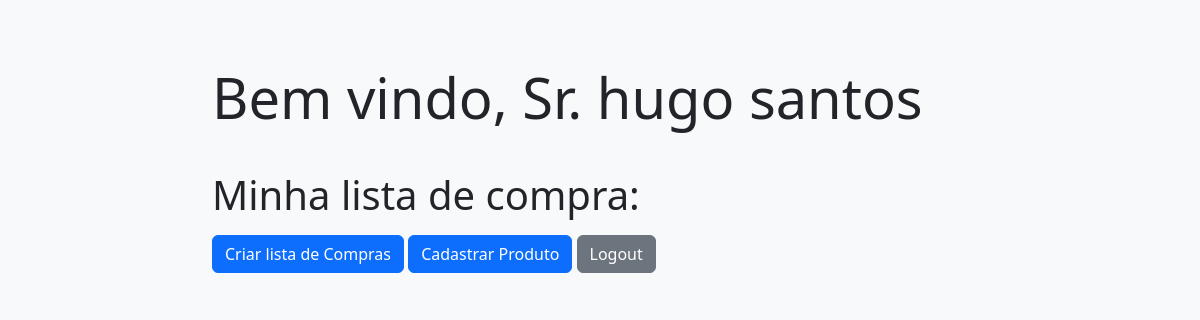
Before: /app_principal/dashboard/ (signed in) with the older database file.
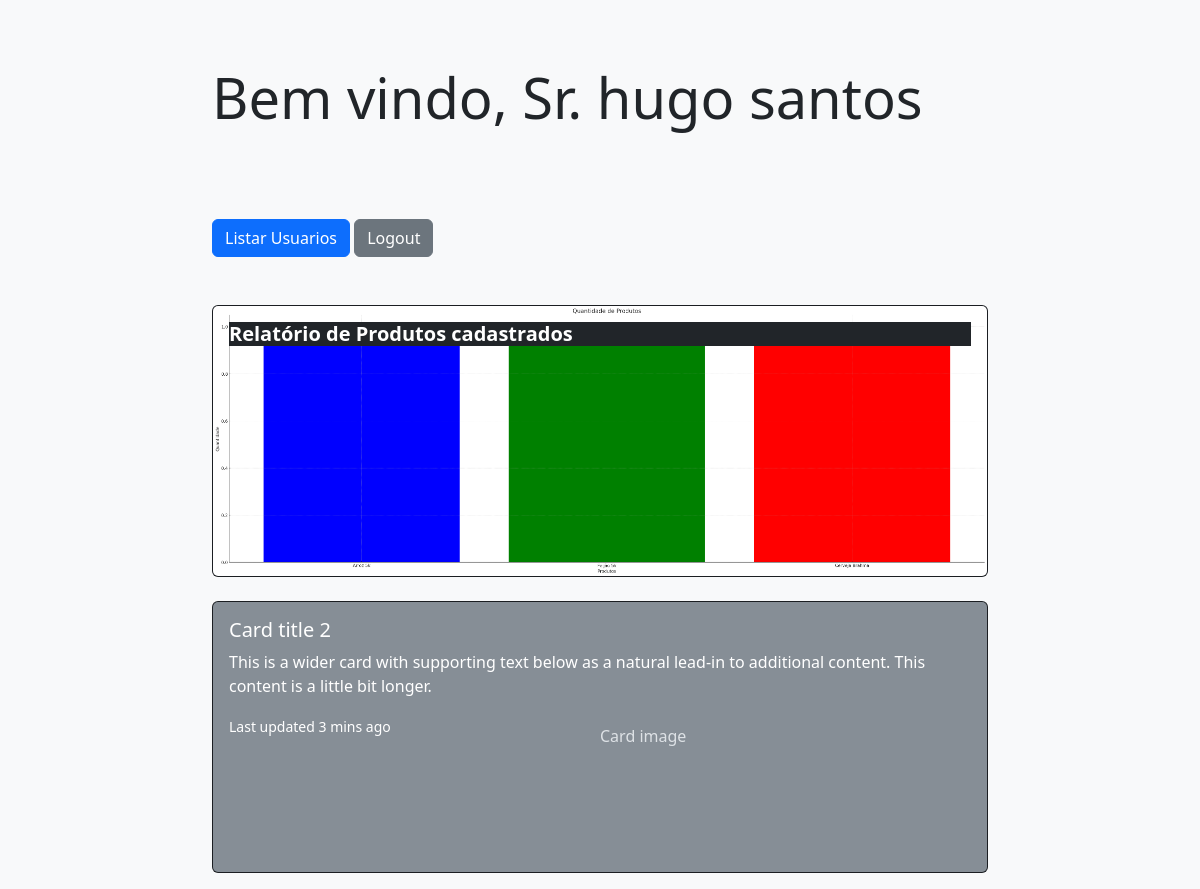
After: the same page with the newer database file.
### app_principal/models.py (models this page shows, shortened)
class Usuario(models.Model):
    nome = models.CharField(max_length=100)
    idade = models.IntegerField()
    email = models.EmailField()
    password = models.CharField(max_length=255)
    created_at = models.DateTimeField(auto_now_add=True)
    is_active = models.BooleanField(default=True)
    updated_at = models.DateTimeField(auto_now=True)
    is_admin = models.BooleanField(default=False)
    is_staff = models.BooleanField(default=False)
    class Meta:
        verbose_name_plural = 'usuarios'
        db_table = 'usuario'
        verbose_name = 'usuario'
        ordering = ['-created_at']

### app_principal/views.py (the view)
# urls.py: path('dashboard/', views.dashboard, name='dashboard'),
def dashboard(request):
    usuario_id= request.session.get('usuario_id')
    if usuario_id :
        try:
            usuario= Usuario.objects.get(id = usuario_id)
            produtoslistadecompra = ListaDeCompra.objects.filter(usuario = usuario)
            return render(request, 'listadecompra/dashboard.html', { 'usuario': usuario, 'produtoslistadecompra': produtoslistadecompra })
        except:
            return redirect('login')
    else:
        return redirect('login')

### app_principal/templates/listadecompra/dashboard.html (shortened to what this page needs)
{% extends "base.html" %}
{% load static %}
{% block content %}
<div class="mt-5">
    <h1 class="display-4">  Bem vindo, Sr. {{ usuario.nome }}</h1>
    <div class="mt-3">
      {% if usuario.is_admin %}
        <br>
        <br>
        <br>
        <a href="{% url 'listar_usuarios' %}" class="btn btn-primary">Listar Usuarios</a>
        <a href="{% url 'logout' %}" class="btn btn-secondary">Logout</a>
        <br>
        <br>
        <br>
        <div class="card text-bg-dark">
          <img src="{% static 'images/dashboard_produtoss.png' %}" class="bd-placeholder-img bd-placeholder-img-lg card-img" width="100%" height="270" role="img" aria-label="Relatório Produtos" preserveAspectRatio="xMidYMid slice" focusable="false">
          <div class="card-img-overlay">
              <h5 class="card-title text-white text-bg-dark"><strong>Relatório de Produtos cadastrados</strong></h5>
          </div>
        </div>
        <br>
        <div class="card text-bg-dark">
          <svg class="bd-placeholder-img bd-placeholder-img-lg card-img" width="100%" height="270" xmlns="http://www.w3.org/2000/svg" role="img" aria-label="Placeholder: Card image" preserveAspectRatio="xMidYMid slice" focusable="false"><title>Placeholder</title><rect width="100%" height="100%" fill="#868e96"></rect><text x="50%" y="50%" fill="#dee2e6" dy=".3em">Card image</text></svg>
          <div class="card-img-overlay">
            <h5 class="card-title">Card title 2</h5>
            <p class="card-text">This is a wider card with supporting text below as a natural lead-in to additional content. This content is a little bit longer.</p>
            <p class="card-text"><small>Last updated 3 mins ago</small></p>
          </div>
        </div>
      {% endif %}
        {% if not usuario.is_admin  %}
          <br>
          <p class="display-6">  Minha lista de compra:  </p>
          <a href="{% url 'criar_lista_de_compra' %}" class="btn btn-primary">Criar lista de Compras</a>
          <a href="{% url 'cadastrar_produto' %}" class="btn btn-primary">Cadastrar Produto</a>
          <a href="{% url 'logout' %}" class="btn btn-secondary">Logout</a>
        {% endif %}
    </div>
</div>
{% endblock %}

### app_principal/templates/base.html (shortened to what this page needs)
<!DOCTYPE html>
<html lang="pt-br">
<head>
    <link rel="stylesheet" href="https://stackpath.bootstrapcdn.com/bootstrap/5.1.3/css/bootstrap.min.css">
    <link href="https://cdn.jsdelivr.net/npm/bootstrap@5.3.3/dist/css/bootstrap.min.css" rel="stylesheet">
    <link href="https://getbootstrap.com/docs/5.3/assets/css/docs.css" rel="stylesheet">
    <link href="https://stackpath.bootstrapcdn.com/bootstrap/4.3.1/css/bootstrap.min.css" rel="stylesheet">
    <link rel="stylesheet" href="https://cdn.jsdelivr.net/npm/bootstrap@5.3.2/dist/css/bootstrap.min.css">
</head>
<body class="p-3 m-0 border-0 bd-example m-0 border-0">
<div class="container">
    {% block content %}{% endblock %}
</div>
</body>
</html>

Changed rows visible on the page:
changed Usuario "hugo santos": is_admin False → True (drawn)
Other visible differences:
text no longer shown: "Minha lista de compra: Criar lista de Compras Cadastrar Produto"
text now shown: "Listar Usuarios Relatório de Produtos cadastrados Card image Card title 2 This is a wider card with supporting text below as a natural lead-in to additional content. This content is a little bit longer. Last updated 3 mins ago"
